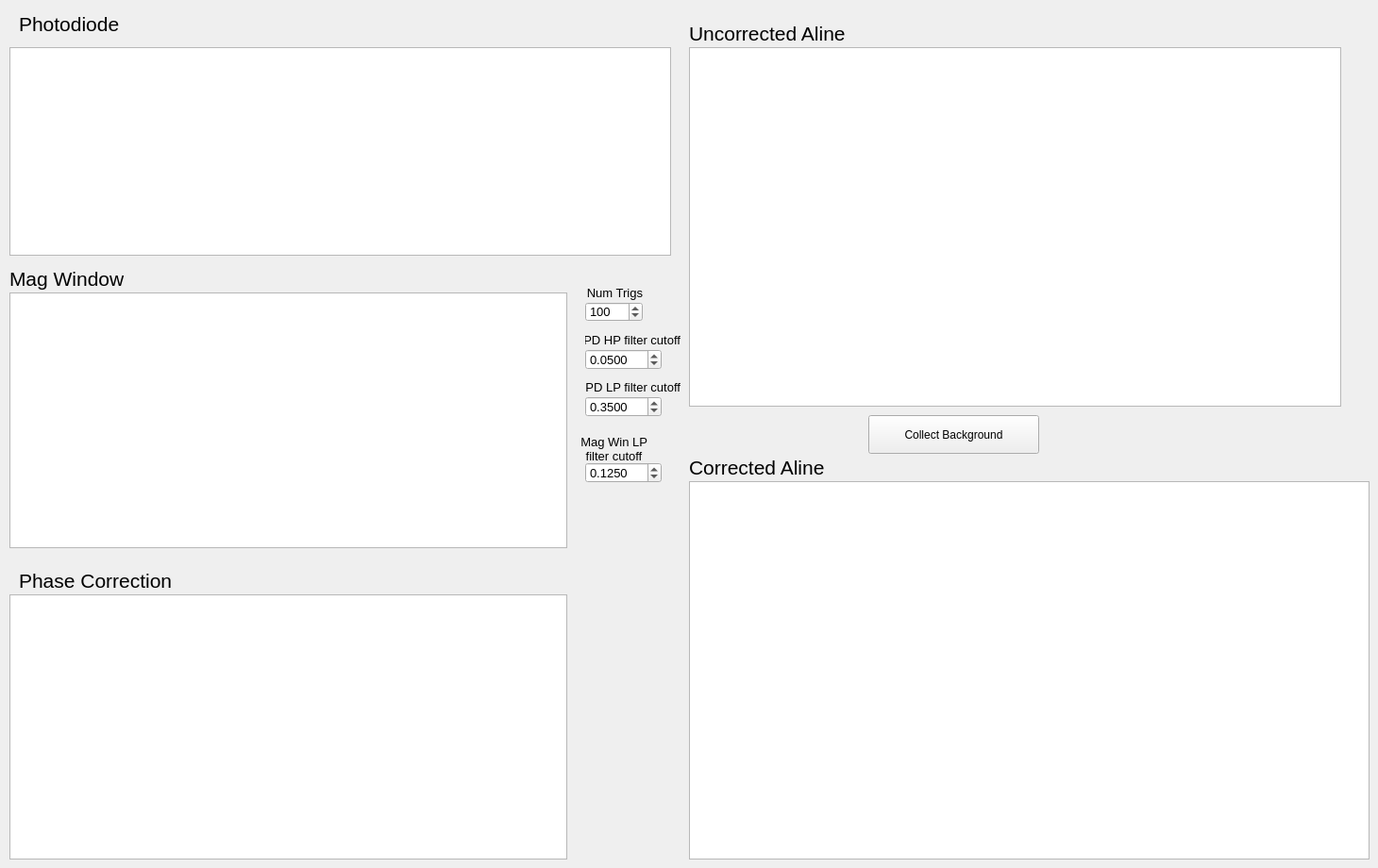
        <widget class="QWidget" name="dispcorr_tab">
         <attribute name="title">
          <string>Dispersion</string>
         </attribute>
         <widget class="PlotWidget" name="plot_disp_phdiode">
          <property name="geometry">
           <rect>
            <x>10</x>
            <y>50</y>
            <width>701</width>
            <height>221</height>
           </rect>
          </property>
          <property name="backgroundBrush">
           <brush brushstyle="NoBrush">
            <color alpha="255">
             <red>255</red>
             <green>255</green>
             <blue>255</blue>
            </color>
           </brush>
          </property>
         </widget>
         <widget class="QLabel" name="label_77">
          <property name="geometry">
           <rect>
            <x>20</x>
            <y>10</y>
            <width>111</width>
            <height>31</height>
           </rect>
          </property>
          <property name="font">
           <font>
            <pointsize>16</pointsize>
           </font>
          </property>
          <property name="text">
           <string>Photodiode</string>
          </property>
         </widget>
         <widget class="QLabel" name="label_78">
          <property name="geometry">
           <rect>
            <x>730</x>
            <y>20</y>
            <width>181</width>
            <height>31</height>
           </rect>
          </property>
          <property name="font">
           <font>
            <pointsize>16</pointsize>
           </font>
          </property>
          <property name="text">
           <string>Uncorrected Aline</string>
          </property>
         </widget>
         <widget class="PlotWidget" name="plot_disp_uncorrected_aline">
          <property name="geometry">
           <rect>
            <x>730</x>
            <y>50</y>
            <width>691</width>
            <height>381</height>
           </rect>
          </property>
          <property name="backgroundBrush">
           <brush brushstyle="NoBrush">
            <color alpha="255">
             <red>255</red>
             <green>255</green>
             <blue>255</blue>
            </color>
           </brush>
          </property>
         </widget>
         <widget class="QLabel" name="label_79">
          <property name="geometry">
           <rect>
            <x>730</x>
            <y>480</y>
            <width>151</width>
            <height>31</height>
           </rect>
          </property>
          <property name="font">
           <font>
            <pointsize>16</pointsize>
           </font>
          </property>
          <property name="text">
           <string>Corrected Aline</string>
          </property>
         </widget>
         <widget class="PlotWidget" name="plot_disp_corrected_aline">
          <property name="geometry">
           <rect>
            <x>730</x>
            <y>510</y>
            <width>721</width>
            <height>401</height>
           </rect>
          </property>
          <property name="backgroundBrush">
           <brush brushstyle="NoBrush">
            <color alpha="255">
             <red>255</red>
             <green>255</green>
             <blue>255</blue>
            </color>
           </brush>
          </property>
         </widget>
         <widget class="QLabel" name="label_80">
          <property name="geometry">
           <rect>
            <x>10</x>
            <y>280</y>
            <width>121</width>
            <height>31</height>
           </rect>
          </property>
          <property name="font">
           <font>
            <pointsize>16</pointsize>
           </font>
          </property>
          <property name="text">
           <string>Mag Window</string>
          </property>
         </widget>
         <widget class="PlotWidget" name="plot_disp_magwin">
          <property name="geometry">
           <rect>
            <x>10</x>
            <y>310</y>
            <width>591</width>
            <height>271</height>
           </rect>
          </property>
          <property name="backgroundBrush">
           <brush brushstyle="NoBrush">
            <color alpha="255">
             <red>255</red>
             <green>255</green>
             <blue>255</blue>
            </color>
           </brush>
          </property>
         </widget>
         <widget class="PlotWidget" name="plot_disp_phasecorr">
          <property name="geometry">
           <rect>
            <x>10</x>
            <y>630</y>
            <width>591</width>
            <height>281</height>
           </rect>
          </property>
          <property name="backgroundBrush">
           <brush brushstyle="NoBrush">
            <color alpha="255">
             <red>255</red>
             <green>255</green>
             <blue>255</blue>
            </color>
           </brush>
          </property>
         </widget>
         <widget class="QLabel" name="label_81">
          <property name="geometry">
           <rect>
            <x>20</x>
            <y>600</y>
            <width>181</width>
            <height>31</height>
           </rect>
          </property>
          <property name="font">
           <font>
            <pointsize>16</pointsize>
           </font>
          </property>
          <property name="text">
           <string>Phase Correction</string>
          </property>
         </widget>
         <widget class="QLabel" name="label_82">
          <property name="geometry">
           <rect>
            <x>620</x>
            <y>300</y>
            <width>61</width>
            <height>21</height>
           </rect>
          </property>
          <property name="font">
           <font>
            <pointsize>10</pointsize>
           </font>
          </property>
          <property name="text">
           <string>Num Trigs</string>
          </property>
          <property name="alignment">
           <set>Qt::AlignRight|Qt::AlignTrailing|Qt::AlignVCenter</set>
          </property>
         </widget>
         <widget class="QSpinBox" name="disp_numTrigs_spinBox">
          <property name="geometry">
           <rect>
            <x>620</x>
            <y>320</y>
            <width>61</width>
            <height>21</height>
           </rect>
          </property>
          <property name="font">
           <font>
            <pointsize>10</pointsize>
           </font>
          </property>
          <property name="minimum">
           <number>1</number>
          </property>
          <property name="maximum">
           <number>1000</number>
          </property>
          <property name="value">
           <number>100</number>
          </property>
         </widget>
         <widget class="QDoubleSpinBox" name="disp_pd_hpfilter_cutoff_dblSpinBox">
          <property name="geometry">
           <rect>
            <x>620</x>
            <y>370</y>
            <width>81</width>
            <height>22</height>
           </rect>
          </property>
          <property name="font">
           <font>
            <pointsize>10</pointsize>
           </font>
          </property>
          <property name="decimals">
           <number>4</number>
          </property>
          <property name="minimum">
           <double>0.000000000000000</double>
          </property>
          <property name="maximum">
           <double>1.000000000000000</double>
          </property>
          <property name="singleStep">
           <double>0.010000000000000</double>
          </property>
          <property name="value">
           <double>0.050000000000000</double>
          </property>
         </widget>
         <widget class="QLabel" name="label_83">
          <property name="geometry">
           <rect>
            <x>620</x>
            <y>350</y>
            <width>101</width>
            <height>21</height>
           </rect>
          </property>
          <property name="font">
           <font>
            <pointsize>10</pointsize>
           </font>
          </property>
          <property name="text">
           <string>PD HP filter cutoff</string>
          </property>
          <property name="alignment">
           <set>Qt::AlignRight|Qt::AlignTrailing|Qt::AlignVCenter</set>
          </property>
         </widget>
         <widget class="QDoubleSpinBox" name="disp_magwin_lpfilter_cutoff_dblSpinBox">
          <property name="geometry">
           <rect>
            <x>620</x>
            <y>490</y>
            <width>81</width>
            <height>22</height>
           </rect>
          </property>
          <property name="font">
           <font>
            <pointsize>10</pointsize>
           </font>
          </property>
          <property name="decimals">
           <number>4</number>
          </property>
          <property name="minimum">
           <double>0.000000000000000</double>
          </property>
          <property name="maximum">
           <double>1.000000000000000</double>
          </property>
          <property name="singleStep">
           <double>0.010000000000000</double>
          </property>
          <property name="value">
           <double>0.125000000000000</double>
          </property>
         </widget>
         <widget class="QLabel" name="label_84">
          <property name="geometry">
           <rect>
            <x>610</x>
            <y>460</y>
            <width>81</width>
            <height>31</height>
           </rect>
          </property>
          <property name="font">
           <font>
            <pointsize>10</pointsize>
           </font>
          </property>
          <property name="text">
           <string>Mag Win LP filter cutoff</string>
          </property>
          <property name="textFormat">
           <enum>Qt::AutoText</enum>
          </property>
          <property name="alignment">
           <set>Qt::AlignCenter</set>
          </property>
          <property name="wordWrap">
           <bool>true</bool>
          </property>
         </widget>
         <widget class="QPushButton" name="disp_collectBG_pushButton">
          <property name="geometry">
           <rect>
            <x>920</x>
            <y>440</y>
            <width>181</width>
            <height>41</height>
           </rect>
          </property>
          <property name="text">
           <string>Collect Background</string>
          </property>
          <property name="checkable">
           <bool>true</bool>
          </property>
          <property name="checked">
           <bool>false</bool>
          </property>
         </widget>
         <widget class="QDoubleSpinBox" name="disp_pd_lpfilter_cutoff_dblSpinBox">
          <property name="geometry">
           <rect>
            <x>620</x>
            <y>420</y>
            <width>81</width>
            <height>22</height>
           </rect>
          </property>
          <property name="font">
           <font>
            <pointsize>10</pointsize>
           </font>
          </property>
          <property name="decimals">
           <number>4</number>
          </property>
          <property name="minimum">
           <double>0.000000000000000</double>
          </property>
          <property name="maximum">
           <double>1.000000000000000</double>
          </property>
          <property name="singleStep">
           <double>0.010000000000000</double>
          </property>
          <property name="value">
           <double>0.350000000000000</double>
          </property>
         </widget>
         <widget class="QLabel" name="label_116">
          <property name="geometry">
           <rect>
            <x>620</x>
            <y>400</y>
            <width>101</width>
            <height>21</height>
           </rect>
          </property>
          <property name="font">
           <font>
            <pointsize>10</pointsize>
           </font>
          </property>
          <property name="text">
           <string>PD LP filter cutoff</string>
          </property>
          <property name="alignment">
           <set>Qt::AlignRight|Qt::AlignTrailing|Qt::AlignVCenter</set>
          </property>
         </widget>
        </widget>
